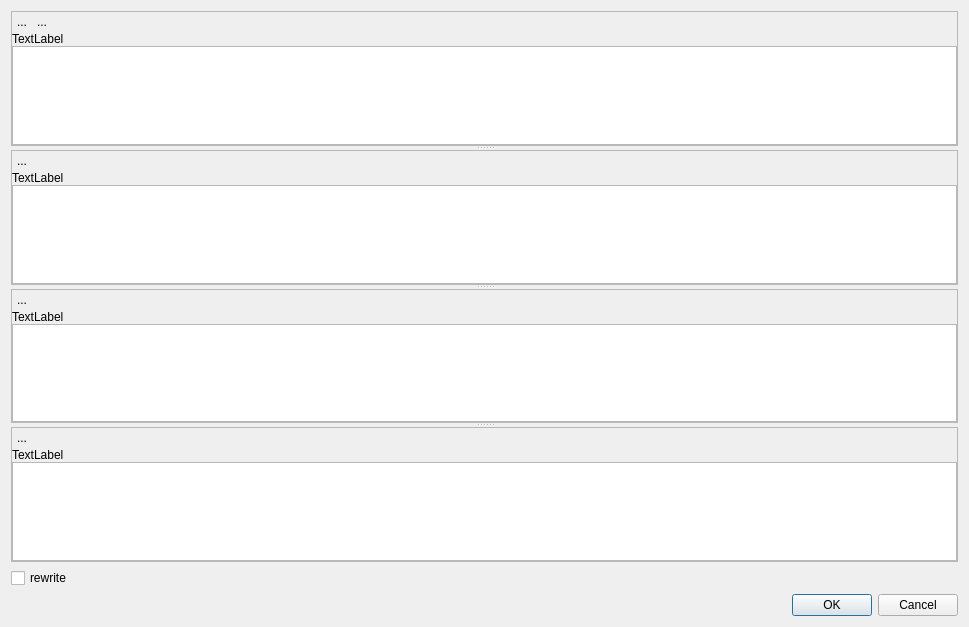
<?xml version="1.0" encoding="UTF-8"?>
<ui version="4.0">
 <class>form_import</class>
 <widget class="QDialog" name="form_import">
  <property name="windowModality">
   <enum>Qt::ApplicationModal</enum>
  </property>
  <property name="geometry">
   <rect>
    <x>0</x>
    <y>0</y>
    <width>969</width>
    <height>627</height>
   </rect>
  </property>
  <property name="windowTitle">
   <string>form_import</string>
  </property>
  <property name="modal">
   <bool>true</bool>
  </property>
  <layout class="QVBoxLayout" name="verticalLayout_6">
   <item>
    <layout class="QVBoxLayout" name="verticalLayout">
     <item>
      <widget class="QSplitter" name="splitter">
       <property name="orientation">
        <enum>Qt::Vertical</enum>
       </property>
       <widget class="QFrame" name="taglayout">
        <property name="sizePolicy">
         <sizepolicy hsizetype="Expanding" vsizetype="Expanding">
          <horstretch>0</horstretch>
          <verstretch>0</verstretch>
         </sizepolicy>
        </property>
        <property name="frameShape">
         <enum>QFrame::StyledPanel</enum>
        </property>
        <property name="frameShadow">
         <enum>QFrame::Raised</enum>
        </property>
        <layout class="QVBoxLayout" name="verticalLayout_2">
         <property name="spacing">
          <number>0</number>
         </property>
         <property name="margin">
          <number>0</number>
         </property>
         <item>
          <layout class="QVBoxLayout" name="taglayout_">
           <item>
            <layout class="QHBoxLayout" name="horizontalLayout">
             <property name="spacing">
              <number>0</number>
             </property>
             <item>
              <widget class="QToolButton" name="btndeletetags">
               <property name="maximumSize">
                <size>
                 <width>20</width>
                 <height>20</height>
                </size>
               </property>
               <property name="text">
                <string>...</string>
               </property>
               <property name="icon">
                <iconset resource="../resourse/mainresource.qrc">
                 <normaloff>:/icon/icon/deleteuncheck.png</normaloff>:/icon/icon/deleteuncheck.png</iconset>
               </property>
               <property name="iconSize">
                <size>
                 <width>20</width>
                 <height>20</height>
                </size>
               </property>
               <property name="autoRaise">
                <bool>true</bool>
               </property>
              </widget>
             </item>
             <item>
              <widget class="QToolButton" name="btnprefixtag">
               <property name="maximumSize">
                <size>
                 <width>20</width>
                 <height>20</height>
                </size>
               </property>
               <property name="text">
                <string>...</string>
               </property>
               <property name="icon">
                <iconset resource="../resourse/mainresource.qrc">
                 <normaloff>:/icon/icon/addpr.png</normaloff>:/icon/icon/addpr.png</iconset>
               </property>
               <property name="iconSize">
                <size>
                 <width>20</width>
                 <height>20</height>
                </size>
               </property>
               <property name="autoRaise">
                <bool>true</bool>
               </property>
              </widget>
             </item>
             <item>
              <spacer name="horizontalSpacer">
               <property name="orientation">
                <enum>Qt::Horizontal</enum>
               </property>
               <property name="sizeHint" stdset="0">
                <size>
                 <width>40</width>
                 <height>20</height>
                </size>
               </property>
              </spacer>
             </item>
            </layout>
           </item>
           <item>
            <widget class="QLabel" name="labeltag">
             <property name="sizePolicy">
              <sizepolicy hsizetype="Preferred" vsizetype="Fixed">
               <horstretch>0</horstretch>
               <verstretch>0</verstretch>
              </sizepolicy>
             </property>
             <property name="text">
              <string>TextLabel</string>
             </property>
            </widget>
           </item>
           <item>
            <widget class="QTableView" name="tagtable">
             <property name="sizePolicy">
              <sizepolicy hsizetype="Expanding" vsizetype="Expanding">
               <horstretch>0</horstretch>
               <verstretch>0</verstretch>
              </sizepolicy>
             </property>
             <property name="locale">
              <locale language="Russian" country="RussianFederation"/>
             </property>
             <property name="editTriggers">
              <set>QAbstractItemView::AllEditTriggers</set>
             </property>
             <property name="tabKeyNavigation">
              <bool>true</bool>
             </property>
             <property name="showDropIndicator" stdset="0">
              <bool>true</bool>
             </property>
             <property name="dragDropOverwriteMode">
              <bool>false</bool>
             </property>
             <property name="alternatingRowColors">
              <bool>false</bool>
             </property>
             <property name="selectionMode">
              <enum>QAbstractItemView::ExtendedSelection</enum>
             </property>
             <property name="selectionBehavior">
              <enum>QAbstractItemView::SelectItems</enum>
             </property>
             <property name="textElideMode">
              <enum>Qt::ElideRight</enum>
             </property>
             <property name="sortingEnabled">
              <bool>false</bool>
             </property>
             <property name="cornerButtonEnabled">
              <bool>true</bool>
             </property>
             <attribute name="horizontalHeaderCascadingSectionResizes">
              <bool>true</bool>
             </attribute>
             <attribute name="horizontalHeaderHighlightSections">
              <bool>true</bool>
             </attribute>
             <attribute name="horizontalHeaderShowSortIndicator" stdset="0">
              <bool>true</bool>
             </attribute>
             <attribute name="horizontalHeaderStretchLastSection">
              <bool>true</bool>
             </attribute>
             <attribute name="verticalHeaderVisible">
              <bool>false</bool>
             </attribute>
             <attribute name="verticalHeaderCascadingSectionResizes">
              <bool>false</bool>
             </attribute>
             <attribute name="verticalHeaderDefaultSectionSize">
              <number>20</number>
             </attribute>
             <attribute name="verticalHeaderHighlightSections">
              <bool>false</bool>
             </attribute>
             <attribute name="verticalHeaderVisible">
              <bool>false</bool>
             </attribute>
             <attribute name="horizontalHeaderShowSortIndicator" stdset="0">
              <bool>true</bool>
             </attribute>
             <attribute name="verticalHeaderDefaultSectionSize">
              <number>20</number>
             </attribute>
             <attribute name="horizontalHeaderStretchLastSection">
              <bool>true</bool>
             </attribute>
             <attribute name="horizontalHeaderCascadingSectionResizes">
              <bool>true</bool>
             </attribute>
             <attribute name="verticalHeaderCascadingSectionResizes">
              <bool>false</bool>
             </attribute>
             <attribute name="horizontalHeaderHighlightSections">
              <bool>true</bool>
             </attribute>
             <attribute name="verticalHeaderHighlightSections">
              <bool>false</bool>
             </attribute>
            </widget>
           </item>
          </layout>
         </item>
        </layout>
       </widget>
       <widget class="QFrame" name="grouplayout">
        <property name="sizePolicy">
         <sizepolicy hsizetype="Expanding" vsizetype="Expanding">
          <horstretch>0</horstretch>
          <verstretch>0</verstretch>
         </sizepolicy>
        </property>
        <property name="frameShape">
         <enum>QFrame::StyledPanel</enum>
        </property>
        <property name="frameShadow">
         <enum>QFrame::Raised</enum>
        </property>
        <layout class="QVBoxLayout" name="verticalLayout_3">
         <property name="spacing">
          <number>0</number>
         </property>
         <property name="margin">
          <number>0</number>
         </property>
         <item>
          <layout class="QVBoxLayout" name="grouplayout_">
           <item>
            <layout class="QHBoxLayout" name="horizontalLayout_2">
             <item>
              <widget class="QToolButton" name="btndeletegroups">
               <property name="maximumSize">
                <size>
                 <width>20</width>
                 <height>20</height>
                </size>
               </property>
               <property name="text">
                <string>...</string>
               </property>
               <property name="icon">
                <iconset resource="../resourse/mainresource.qrc">
                 <normaloff>:/icon/icon/deleteuncheck.png</normaloff>:/icon/icon/deleteuncheck.png</iconset>
               </property>
               <property name="iconSize">
                <size>
                 <width>20</width>
                 <height>20</height>
                </size>
               </property>
               <property name="autoRaise">
                <bool>true</bool>
               </property>
              </widget>
             </item>
             <item>
              <spacer name="horizontalSpacer_2">
               <property name="orientation">
                <enum>Qt::Horizontal</enum>
               </property>
               <property name="sizeHint" stdset="0">
                <size>
                 <width>40</width>
                 <height>20</height>
                </size>
               </property>
              </spacer>
             </item>
            </layout>
           </item>
           <item>
            <widget class="QLabel" name="labelgroup">
             <property name="sizePolicy">
              <sizepolicy hsizetype="Preferred" vsizetype="Fixed">
               <horstretch>0</horstretch>
               <verstretch>0</verstretch>
              </sizepolicy>
             </property>
             <property name="text">
              <string>TextLabel</string>
             </property>
            </widget>
           </item>
           <item>
            <widget class="QTableView" name="grouptable">
             <property name="sizePolicy">
              <sizepolicy hsizetype="Expanding" vsizetype="Expanding">
               <horstretch>0</horstretch>
               <verstretch>0</verstretch>
              </sizepolicy>
             </property>
             <property name="locale">
              <locale language="Russian" country="RussianFederation"/>
             </property>
             <property name="editTriggers">
              <set>QAbstractItemView::AllEditTriggers</set>
             </property>
             <property name="tabKeyNavigation">
              <bool>false</bool>
             </property>
             <property name="showDropIndicator" stdset="0">
              <bool>true</bool>
             </property>
             <property name="dragDropOverwriteMode">
              <bool>false</bool>
             </property>
             <property name="alternatingRowColors">
              <bool>false</bool>
             </property>
             <property name="selectionMode">
              <enum>QAbstractItemView::ExtendedSelection</enum>
             </property>
             <property name="selectionBehavior">
              <enum>QAbstractItemView::SelectItems</enum>
             </property>
             <property name="textElideMode">
              <enum>Qt::ElideRight</enum>
             </property>
             <property name="sortingEnabled">
              <bool>false</bool>
             </property>
             <property name="cornerButtonEnabled">
              <bool>true</bool>
             </property>
             <attribute name="horizontalHeaderCascadingSectionResizes">
              <bool>true</bool>
             </attribute>
             <attribute name="horizontalHeaderShowSortIndicator" stdset="0">
              <bool>true</bool>
             </attribute>
             <attribute name="horizontalHeaderStretchLastSection">
              <bool>true</bool>
             </attribute>
             <attribute name="verticalHeaderVisible">
              <bool>false</bool>
             </attribute>
             <attribute name="verticalHeaderCascadingSectionResizes">
              <bool>false</bool>
             </attribute>
             <attribute name="verticalHeaderDefaultSectionSize">
              <number>20</number>
             </attribute>
             <attribute name="verticalHeaderHighlightSections">
              <bool>false</bool>
             </attribute>
             <attribute name="verticalHeaderVisible">
              <bool>false</bool>
             </attribute>
             <attribute name="horizontalHeaderShowSortIndicator" stdset="0">
              <bool>true</bool>
             </attribute>
             <attribute name="verticalHeaderDefaultSectionSize">
              <number>20</number>
             </attribute>
             <attribute name="horizontalHeaderStretchLastSection">
              <bool>true</bool>
             </attribute>
             <attribute name="horizontalHeaderCascadingSectionResizes">
              <bool>true</bool>
             </attribute>
             <attribute name="verticalHeaderCascadingSectionResizes">
              <bool>false</bool>
             </attribute>
             <attribute name="verticalHeaderHighlightSections">
              <bool>false</bool>
             </attribute>
            </widget>
           </item>
          </layout>
         </item>
        </layout>
       </widget>
       <widget class="QFrame" name="agrouplayout">
        <property name="sizePolicy">
         <sizepolicy hsizetype="Expanding" vsizetype="Expanding">
          <horstretch>0</horstretch>
          <verstretch>0</verstretch>
         </sizepolicy>
        </property>
        <property name="frameShape">
         <enum>QFrame::StyledPanel</enum>
        </property>
        <property name="frameShadow">
         <enum>QFrame::Raised</enum>
        </property>
        <layout class="QVBoxLayout" name="verticalLayout_4">
         <property name="spacing">
          <number>0</number>
         </property>
         <property name="margin">
          <number>0</number>
         </property>
         <item>
          <layout class="QVBoxLayout" name="agrouplayout_">
           <item>
            <layout class="QHBoxLayout" name="horizontalLayout_3">
             <item>
              <widget class="QToolButton" name="btndeleteagroups">
               <property name="maximumSize">
                <size>
                 <width>20</width>
                 <height>20</height>
                </size>
               </property>
               <property name="text">
                <string>...</string>
               </property>
               <property name="icon">
                <iconset resource="../resourse/mainresource.qrc">
                 <normaloff>:/icon/icon/deleteuncheck.png</normaloff>:/icon/icon/deleteuncheck.png</iconset>
               </property>
               <property name="iconSize">
                <size>
                 <width>20</width>
                 <height>20</height>
                </size>
               </property>
               <property name="autoRaise">
                <bool>true</bool>
               </property>
              </widget>
             </item>
             <item>
              <spacer name="horizontalSpacer_3">
               <property name="orientation">
                <enum>Qt::Horizontal</enum>
               </property>
               <property name="sizeHint" stdset="0">
                <size>
                 <width>40</width>
                 <height>20</height>
                </size>
               </property>
              </spacer>
             </item>
            </layout>
           </item>
           <item>
            <widget class="QLabel" name="labelagroup">
             <property name="sizePolicy">
              <sizepolicy hsizetype="Preferred" vsizetype="Fixed">
               <horstretch>0</horstretch>
               <verstretch>0</verstretch>
              </sizepolicy>
             </property>
             <property name="text">
              <string>TextLabel</string>
             </property>
            </widget>
           </item>
           <item>
            <widget class="QTableView" name="agrouptable">
             <property name="sizePolicy">
              <sizepolicy hsizetype="Expanding" vsizetype="Expanding">
               <horstretch>0</horstretch>
               <verstretch>0</verstretch>
              </sizepolicy>
             </property>
             <property name="locale">
              <locale language="Russian" country="RussianFederation"/>
             </property>
             <property name="editTriggers">
              <set>QAbstractItemView::AllEditTriggers</set>
             </property>
             <property name="tabKeyNavigation">
              <bool>false</bool>
             </property>
             <property name="showDropIndicator" stdset="0">
              <bool>true</bool>
             </property>
             <property name="dragDropOverwriteMode">
              <bool>false</bool>
             </property>
             <property name="alternatingRowColors">
              <bool>false</bool>
             </property>
             <property name="selectionMode">
              <enum>QAbstractItemView::ExtendedSelection</enum>
             </property>
             <property name="selectionBehavior">
              <enum>QAbstractItemView::SelectItems</enum>
             </property>
             <property name="textElideMode">
              <enum>Qt::ElideRight</enum>
             </property>
             <property name="sortingEnabled">
              <bool>false</bool>
             </property>
             <property name="cornerButtonEnabled">
              <bool>true</bool>
             </property>
             <attribute name="horizontalHeaderCascadingSectionResizes">
              <bool>true</bool>
             </attribute>
             <attribute name="horizontalHeaderShowSortIndicator" stdset="0">
              <bool>true</bool>
             </attribute>
             <attribute name="horizontalHeaderStretchLastSection">
              <bool>true</bool>
             </attribute>
             <attribute name="verticalHeaderVisible">
              <bool>false</bool>
             </attribute>
             <attribute name="verticalHeaderCascadingSectionResizes">
              <bool>false</bool>
             </attribute>
             <attribute name="verticalHeaderDefaultSectionSize">
              <number>20</number>
             </attribute>
             <attribute name="verticalHeaderHighlightSections">
              <bool>false</bool>
             </attribute>
             <attribute name="verticalHeaderVisible">
              <bool>false</bool>
             </attribute>
             <attribute name="horizontalHeaderShowSortIndicator" stdset="0">
              <bool>true</bool>
             </attribute>
             <attribute name="verticalHeaderDefaultSectionSize">
              <number>20</number>
             </attribute>
             <attribute name="horizontalHeaderStretchLastSection">
              <bool>true</bool>
             </attribute>
             <attribute name="horizontalHeaderCascadingSectionResizes">
              <bool>true</bool>
             </attribute>
             <attribute name="verticalHeaderCascadingSectionResizes">
              <bool>false</bool>
             </attribute>
             <attribute name="verticalHeaderHighlightSections">
              <bool>false</bool>
             </attribute>
            </widget>
           </item>
          </layout>
         </item>
        </layout>
       </widget>
       <widget class="QFrame" name="userlayout">
        <property name="sizePolicy">
         <sizepolicy hsizetype="Expanding" vsizetype="Expanding">
          <horstretch>0</horstretch>
          <verstretch>0</verstretch>
         </sizepolicy>
        </property>
        <property name="frameShape">
         <enum>QFrame::StyledPanel</enum>
        </property>
        <property name="frameShadow">
         <enum>QFrame::Raised</enum>
        </property>
        <layout class="QVBoxLayout" name="verticalLayout_5">
         <property name="spacing">
          <number>0</number>
         </property>
         <property name="margin">
          <number>0</number>
         </property>
         <item>
          <layout class="QVBoxLayout" name="userlayout_">
           <item>
            <layout class="QHBoxLayout" name="horizontalLayout_4">
             <item>
              <widget class="QToolButton" name="btndeleteusers">
               <property name="maximumSize">
                <size>
                 <width>20</width>
                 <height>20</height>
                </size>
               </property>
               <property name="text">
                <string>...</string>
               </property>
               <property name="icon">
                <iconset resource="../resourse/mainresource.qrc">
                 <normaloff>:/icon/icon/deleteuncheck.png</normaloff>:/icon/icon/deleteuncheck.png</iconset>
               </property>
               <property name="iconSize">
                <size>
                 <width>20</width>
                 <height>20</height>
                </size>
               </property>
               <property name="autoRaise">
                <bool>true</bool>
               </property>
              </widget>
             </item>
             <item>
              <spacer name="horizontalSpacer_4">
               <property name="orientation">
                <enum>Qt::Horizontal</enum>
               </property>
               <property name="sizeHint" stdset="0">
                <size>
                 <width>40</width>
                 <height>20</height>
                </size>
               </property>
              </spacer>
             </item>
            </layout>
           </item>
           <item>
            <widget class="QLabel" name="labeluser">
             <property name="sizePolicy">
              <sizepolicy hsizetype="Preferred" vsizetype="Fixed">
               <horstretch>0</horstretch>
               <verstretch>0</verstretch>
              </sizepolicy>
             </property>
             <property name="text">
              <string>TextLabel</string>
             </property>
            </widget>
           </item>
           <item>
            <widget class="QTableView" name="usertable">
             <property name="sizePolicy">
              <sizepolicy hsizetype="Expanding" vsizetype="Expanding">
               <horstretch>0</horstretch>
               <verstretch>0</verstretch>
              </sizepolicy>
             </property>
             <property name="locale">
              <locale language="Russian" country="RussianFederation"/>
             </property>
             <property name="editTriggers">
              <set>QAbstractItemView::AllEditTriggers</set>
             </property>
             <property name="tabKeyNavigation">
              <bool>false</bool>
             </property>
             <property name="showDropIndicator" stdset="0">
              <bool>true</bool>
             </property>
             <property name="dragDropOverwriteMode">
              <bool>false</bool>
             </property>
             <property name="alternatingRowColors">
              <bool>false</bool>
             </property>
             <property name="selectionMode">
              <enum>QAbstractItemView::ExtendedSelection</enum>
             </property>
             <property name="selectionBehavior">
              <enum>QAbstractItemView::SelectItems</enum>
             </property>
             <property name="textElideMode">
              <enum>Qt::ElideRight</enum>
             </property>
             <property name="sortingEnabled">
              <bool>false</bool>
             </property>
             <property name="cornerButtonEnabled">
              <bool>true</bool>
             </property>
             <attribute name="horizontalHeaderCascadingSectionResizes">
              <bool>true</bool>
             </attribute>
             <attribute name="horizontalHeaderShowSortIndicator" stdset="0">
              <bool>true</bool>
             </attribute>
             <attribute name="horizontalHeaderStretchLastSection">
              <bool>true</bool>
             </attribute>
             <attribute name="verticalHeaderVisible">
              <bool>false</bool>
             </attribute>
             <attribute name="verticalHeaderCascadingSectionResizes">
              <bool>false</bool>
             </attribute>
             <attribute name="verticalHeaderDefaultSectionSize">
              <number>20</number>
             </attribute>
             <attribute name="verticalHeaderHighlightSections">
              <bool>false</bool>
             </attribute>
             <attribute name="verticalHeaderVisible">
              <bool>false</bool>
             </attribute>
             <attribute name="horizontalHeaderShowSortIndicator" stdset="0">
              <bool>true</bool>
             </attribute>
             <attribute name="verticalHeaderDefaultSectionSize">
              <number>20</number>
             </attribute>
             <attribute name="horizontalHeaderStretchLastSection">
              <bool>true</bool>
             </attribute>
             <attribute name="horizontalHeaderCascadingSectionResizes">
              <bool>true</bool>
             </attribute>
             <attribute name="verticalHeaderCascadingSectionResizes">
              <bool>false</bool>
             </attribute>
             <attribute name="verticalHeaderHighlightSections">
              <bool>false</bool>
             </attribute>
            </widget>
           </item>
          </layout>
         </item>
        </layout>
       </widget>
      </widget>
     </item>
     <item>
      <widget class="QCheckBox" name="revwritecheckbox">
       <property name="text">
        <string>rewrite</string>
       </property>
      </widget>
     </item>
     <item>
      <widget class="QDialogButtonBox" name="buttonBox">
       <property name="orientation">
        <enum>Qt::Horizontal</enum>
       </property>
       <property name="standardButtons">
        <set>QDialogButtonBox::Cancel|QDialogButtonBox::Ok</set>
       </property>
      </widget>
     </item>
    </layout>
   </item>
  </layout>
 </widget>
 <resources>
  <include location="../resourse/mainresource.qrc"/>
 </resources>
 <connections>
  <connection>
   <sender>buttonBox</sender>
   <signal>accepted()</signal>
   <receiver>form_import</receiver>
   <slot>accept()</slot>
   <hints>
    <hint type="sourcelabel">
     <x>248</x>
     <y>254</y>
    </hint>
    <hint type="destinationlabel">
     <x>157</x>
     <y>274</y>
    </hint>
   </hints>
  </connection>
  <connection>
   <sender>buttonBox</sender>
   <signal>rejected()</signal>
   <receiver>form_import</receiver>
   <slot>reject()</slot>
   <hints>
    <hint type="sourcelabel">
     <x>316</x>
     <y>260</y>
    </hint>
    <hint type="destinationlabel">
     <x>286</x>
     <y>274</y>
    </hint>
   </hints>
  </connection>
 </connections>
</ui>
